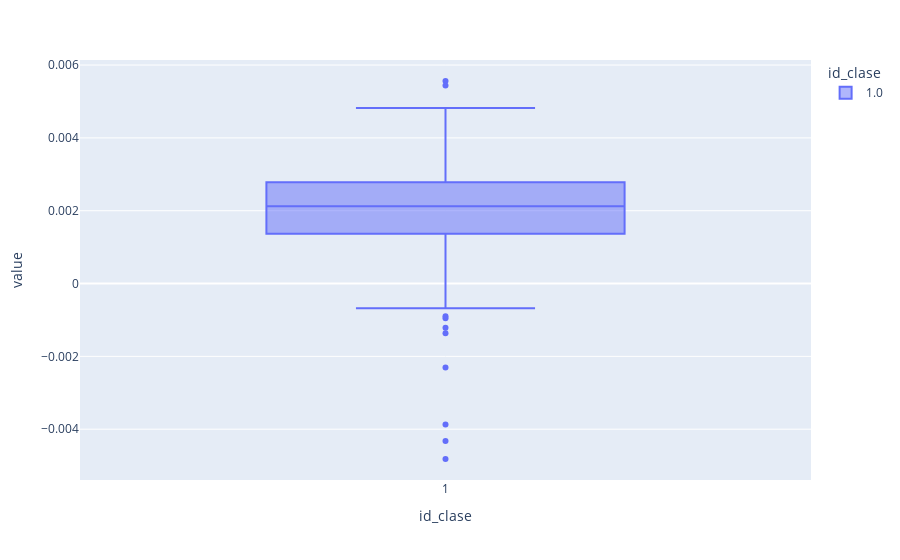

The notebook cell this image was saved under:
### Code cell
px.box(sitios_gr_melt.query("id_clase == 1 & Bands == 'B1'"), x = 'id_clase', color = 'id_clase', y = 'value', hover_data=["index","id_clase"]
    )

### Figure 1 — Plotly figure (JSON) as saved in the notebook; plotly's stock layout.template omitted (floating-point values rounded to 4 significant figures; data arrays with more than 128 entries replaced by an {"elided": "..."} marker saying what was removed)
{"data": [{"alignmentgroup": "True", "customdata": {"elided": "192x1 int values"}, "hovertemplate": "id_clase=%{x}<br>value=%{y}<br>index=%{customdata[0]}<extra></extra>", "legendgroup": "1.0", "marker": {"color": "#636efa"}, "name": "1.0", "notched": false, "offsetgroup": "1.0", "orientation": "v", "showlegend": true, "type": "box", "x": {"elided": "192 int values"}, "x0": " ", "xaxis": "x", "y": {"elided": "192 float values"}, "y0": " ", "yaxis": "y"}], "layout": {"boxmode": "overlay", "legend": {"title": {"text": "id_clase"}, "tracegroupgap": 0}, "margin": {"t": 60}, "xaxis": {"anchor": "y", "categoryarray": [1], "categoryorder": "array", "domain": [0, 1], "title": {"text": "id_clase"}}, "yaxis": {"anchor": "x", "domain": [0, 1], "title": {"text": "value"}}}}
